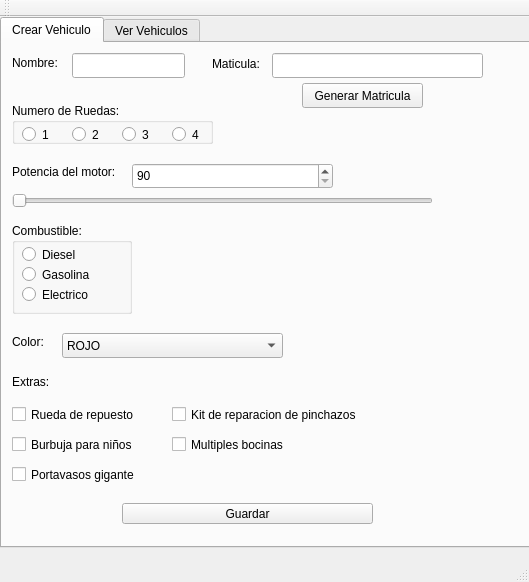
<?xml version="1.0" encoding="UTF-8"?>
<ui version="4.0">
 <class>MainWindow</class>
 <widget class="QMainWindow" name="MainWindow">
  <property name="geometry">
   <rect>
    <x>0</x>
    <y>0</y>
    <width>529</width>
    <height>582</height>
   </rect>
  </property>
  <property name="windowTitle">
   <string>CREA TU COCHE</string>
  </property>
  <widget class="QWidget" name="centralWidget">
   <widget class="QTabWidget" name="tabWidget">
    <property name="geometry">
     <rect>
      <x>0</x>
      <y>0</y>
      <width>531</width>
      <height>531</height>
     </rect>
    </property>
    <property name="currentIndex">
     <number>0</number>
    </property>
    <widget class="QWidget" name="Crear">
     <attribute name="title">
      <string>Crear Vehiculo</string>
     </attribute>
     <widget class="QGroupBox" name="groupBox">
      <property name="geometry">
       <rect>
        <x>10</x>
        <y>60</y>
        <width>201</width>
        <height>41</height>
       </rect>
      </property>
      <property name="title">
       <string>Numero de Ruedas:</string>
      </property>
      <widget class="QRadioButton" name="radioButton_4">
       <property name="geometry">
        <rect>
         <x>10</x>
         <y>20</y>
         <width>98</width>
         <height>23</height>
        </rect>
       </property>
       <property name="text">
        <string>1</string>
       </property>
      </widget>
      <widget class="QRadioButton" name="radioButton_5">
       <property name="geometry">
        <rect>
         <x>60</x>
         <y>20</y>
         <width>98</width>
         <height>23</height>
        </rect>
       </property>
       <property name="text">
        <string>2</string>
       </property>
      </widget>
      <widget class="QRadioButton" name="radioButton_6">
       <property name="geometry">
        <rect>
         <x>110</x>
         <y>20</y>
         <width>98</width>
         <height>23</height>
        </rect>
       </property>
       <property name="text">
        <string>3</string>
       </property>
      </widget>
      <widget class="QRadioButton" name="radioButton_7">
       <property name="geometry">
        <rect>
         <x>160</x>
         <y>20</y>
         <width>98</width>
         <height>23</height>
        </rect>
       </property>
       <property name="text">
        <string>4</string>
       </property>
      </widget>
     </widget>
     <widget class="QLabel" name="label_3">
      <property name="geometry">
       <rect>
        <x>210</x>
        <y>10</y>
        <width>61</width>
        <height>21</height>
       </rect>
      </property>
      <property name="text">
       <string>Maticula:</string>
      </property>
     </widget>
     <widget class="QPushButton" name="pushGenerar">
      <property name="geometry">
       <rect>
        <x>300</x>
        <y>40</y>
        <width>121</width>
        <height>25</height>
       </rect>
      </property>
      <property name="text">
       <string>Generar Matricula</string>
      </property>
     </widget>
     <widget class="QCheckBox" name="checkBox_9">
      <property name="geometry">
       <rect>
        <x>10</x>
        <y>420</y>
        <width>141</width>
        <height>23</height>
       </rect>
      </property>
      <property name="text">
       <string>Portavasos gigante</string>
      </property>
     </widget>
     <widget class="QPushButton" name="pushGuardar">
      <property name="geometry">
       <rect>
        <x>120</x>
        <y>460</y>
        <width>251</width>
        <height>21</height>
       </rect>
      </property>
      <property name="text">
       <string>Guardar</string>
      </property>
     </widget>
     <widget class="QLabel" name="label">
      <property name="geometry">
       <rect>
        <x>10</x>
        <y>10</y>
        <width>91</width>
        <height>20</height>
       </rect>
      </property>
      <property name="text">
       <string>Nombre:</string>
      </property>
     </widget>
     <widget class="QCheckBox" name="checkBox_7">
      <property name="geometry">
       <rect>
        <x>10</x>
        <y>390</y>
        <width>141</width>
        <height>23</height>
       </rect>
      </property>
      <property name="text">
       <string>Burbuja para niños</string>
      </property>
     </widget>
     <widget class="QCheckBox" name="checkBox_6">
      <property name="geometry">
       <rect>
        <x>170</x>
        <y>360</y>
        <width>211</width>
        <height>23</height>
       </rect>
      </property>
      <property name="text">
       <string>Kit de reparacion de pinchazos</string>
      </property>
     </widget>
     <widget class="QLineEdit" name="nom_Et">
      <property name="geometry">
       <rect>
        <x>70</x>
        <y>10</y>
        <width>113</width>
        <height>25</height>
       </rect>
      </property>
     </widget>
     <widget class="QSpinBox" name="spinBox">
      <property name="geometry">
       <rect>
        <x>130</x>
        <y>120</y>
        <width>201</width>
        <height>26</height>
       </rect>
      </property>
      <property name="minimum">
       <number>90</number>
      </property>
      <property name="maximum">
       <number>300</number>
      </property>
     </widget>
     <widget class="QGroupBox" name="groupBox_2">
      <property name="geometry">
       <rect>
        <x>10</x>
        <y>180</y>
        <width>120</width>
        <height>91</height>
       </rect>
      </property>
      <property name="title">
       <string>Combustible:</string>
      </property>
      <property name="flat">
       <bool>false</bool>
      </property>
      <widget class="QRadioButton" name="radioButton">
       <property name="geometry">
        <rect>
         <x>10</x>
         <y>20</y>
         <width>98</width>
         <height>23</height>
        </rect>
       </property>
       <property name="text">
        <string>Diesel</string>
       </property>
      </widget>
      <widget class="QRadioButton" name="radioButton_2">
       <property name="geometry">
        <rect>
         <x>10</x>
         <y>40</y>
         <width>98</width>
         <height>23</height>
        </rect>
       </property>
       <property name="text">
        <string>Gasolina</string>
       </property>
      </widget>
      <widget class="QRadioButton" name="radioButton_3">
       <property name="geometry">
        <rect>
         <x>10</x>
         <y>60</y>
         <width>98</width>
         <height>23</height>
        </rect>
       </property>
       <property name="text">
        <string>Electrico</string>
       </property>
      </widget>
     </widget>
     <widget class="QSlider" name="horizontalSlider">
      <property name="geometry">
       <rect>
        <x>10</x>
        <y>150</y>
        <width>421</width>
        <height>16</height>
       </rect>
      </property>
      <property name="minimum">
       <number>90</number>
      </property>
      <property name="maximum">
       <number>300</number>
      </property>
      <property name="orientation">
       <enum>Qt::Horizontal</enum>
      </property>
     </widget>
     <widget class="QCheckBox" name="checkBox_8">
      <property name="geometry">
       <rect>
        <x>170</x>
        <y>390</y>
        <width>141</width>
        <height>23</height>
       </rect>
      </property>
      <property name="text">
       <string>Multiples bocinas</string>
      </property>
     </widget>
     <widget class="QLabel" name="label_6">
      <property name="geometry">
       <rect>
        <x>10</x>
        <y>290</y>
        <width>55</width>
        <height>17</height>
       </rect>
      </property>
      <property name="text">
       <string>Color:</string>
      </property>
     </widget>
     <widget class="QLabel" name="label_4">
      <property name="geometry">
       <rect>
        <x>10</x>
        <y>120</y>
        <width>131</width>
        <height>17</height>
       </rect>
      </property>
      <property name="text">
       <string>Potencia del motor:</string>
      </property>
     </widget>
     <widget class="QCheckBox" name="checkBox_5">
      <property name="geometry">
       <rect>
        <x>10</x>
        <y>360</y>
        <width>141</width>
        <height>23</height>
       </rect>
      </property>
      <property name="text">
       <string>Rueda de repuesto</string>
      </property>
     </widget>
     <widget class="QComboBox" name="comboBox">
      <property name="geometry">
       <rect>
        <x>60</x>
        <y>290</y>
        <width>221</width>
        <height>25</height>
       </rect>
      </property>
      <item>
       <property name="text">
        <string>ROJO</string>
       </property>
      </item>
      <item>
       <property name="text">
        <string>AZUL</string>
       </property>
      </item>
      <item>
       <property name="text">
        <string>AMARILLO</string>
       </property>
      </item>
      <item>
       <property name="text">
        <string>VERDE</string>
       </property>
      </item>
     </widget>
     <widget class="QLabel" name="label_7">
      <property name="geometry">
       <rect>
        <x>10</x>
        <y>330</y>
        <width>55</width>
        <height>17</height>
       </rect>
      </property>
      <property name="text">
       <string>Extras:</string>
      </property>
     </widget>
     <widget class="QLineEdit" name="mat_Et">
      <property name="geometry">
       <rect>
        <x>270</x>
        <y>10</y>
        <width>211</width>
        <height>25</height>
       </rect>
      </property>
      <property name="clearButtonEnabled">
       <bool>false</bool>
      </property>
     </widget>
    </widget>
    <widget class="QWidget" name="MostrarVehiculos">
     <attribute name="title">
      <string>Ver Vehiculos</string>
     </attribute>
     <widget class="QLabel" name="label_31">
      <property name="geometry">
       <rect>
        <x>40</x>
        <y>30</y>
        <width>55</width>
        <height>17</height>
       </rect>
      </property>
      <property name="text">
       <string>Nombre:</string>
      </property>
     </widget>
     <widget class="QLabel" name="label_32">
      <property name="geometry">
       <rect>
        <x>40</x>
        <y>60</y>
        <width>55</width>
        <height>17</height>
       </rect>
      </property>
      <property name="text">
       <string>Matricula:</string>
      </property>
     </widget>
     <widget class="QLabel" name="label_33">
      <property name="geometry">
       <rect>
        <x>40</x>
        <y>90</y>
        <width>121</width>
        <height>17</height>
       </rect>
      </property>
      <property name="text">
       <string>Numero de Ruedas:</string>
      </property>
     </widget>
     <widget class="QLabel" name="label_37">
      <property name="geometry">
       <rect>
        <x>40</x>
        <y>240</y>
        <width>111</width>
        <height>17</height>
       </rect>
      </property>
      <property name="text">
       <string>kit de reparacion</string>
      </property>
     </widget>
     <widget class="QLabel" name="label_34">
      <property name="geometry">
       <rect>
        <x>40</x>
        <y>150</y>
        <width>91</width>
        <height>17</height>
       </rect>
      </property>
      <property name="text">
       <string>Combustible:</string>
      </property>
     </widget>
     <widget class="QLabel" name="label_36">
      <property name="geometry">
       <rect>
        <x>40</x>
        <y>210</y>
        <width>121</width>
        <height>17</height>
       </rect>
      </property>
      <property name="text">
       <string>Rueda de Repuesto</string>
      </property>
     </widget>
     <widget class="QLabel" name="label_35">
      <property name="geometry">
       <rect>
        <x>40</x>
        <y>180</y>
        <width>55</width>
        <height>17</height>
       </rect>
      </property>
      <property name="text">
       <string>Color:</string>
      </property>
     </widget>
     <widget class="QLabel" name="label_39">
      <property name="geometry">
       <rect>
        <x>40</x>
        <y>300</y>
        <width>81</width>
        <height>17</height>
       </rect>
      </property>
      <property name="text">
       <string>Mas bocinas:</string>
      </property>
     </widget>
     <widget class="QLabel" name="label_38">
      <property name="geometry">
       <rect>
        <x>40</x>
        <y>270</y>
        <width>55</width>
        <height>17</height>
       </rect>
      </property>
      <property name="text">
       <string>Burbuja:</string>
      </property>
     </widget>
     <widget class="QLabel" name="label_40">
      <property name="geometry">
       <rect>
        <x>40</x>
        <y>330</y>
        <width>81</width>
        <height>17</height>
       </rect>
      </property>
      <property name="text">
       <string>Portavasos:</string>
      </property>
     </widget>
     <widget class="QLabel" name="label_45">
      <property name="geometry">
       <rect>
        <x>270</x>
        <y>150</y>
        <width>161</width>
        <height>21</height>
       </rect>
      </property>
      <property name="text">
       <string/>
      </property>
     </widget>
     <widget class="QLineEdit" name="lineEdit">
      <property name="geometry">
       <rect>
        <x>290</x>
        <y>30</y>
        <width>113</width>
        <height>25</height>
       </rect>
      </property>
     </widget>
     <widget class="QLineEdit" name="lineEdit_2">
      <property name="geometry">
       <rect>
        <x>290</x>
        <y>90</y>
        <width>113</width>
        <height>25</height>
       </rect>
      </property>
     </widget>
     <widget class="QLineEdit" name="lineEdit_3">
      <property name="geometry">
       <rect>
        <x>290</x>
        <y>150</y>
        <width>113</width>
        <height>25</height>
       </rect>
      </property>
     </widget>
     <widget class="QLineEdit" name="lineEdit_Color">
      <property name="geometry">
       <rect>
        <x>290</x>
        <y>180</y>
        <width>113</width>
        <height>25</height>
       </rect>
      </property>
     </widget>
     <widget class="QLineEdit" name="lineEdit_1">
      <property name="geometry">
       <rect>
        <x>290</x>
        <y>60</y>
        <width>113</width>
        <height>25</height>
       </rect>
      </property>
     </widget>
     <widget class="QLabel" name="label_2">
      <property name="geometry">
       <rect>
        <x>40</x>
        <y>120</y>
        <width>55</width>
        <height>17</height>
       </rect>
      </property>
      <property name="text">
       <string>Potencia</string>
      </property>
     </widget>
     <widget class="QLineEdit" name="lineEdit_Pot">
      <property name="geometry">
       <rect>
        <x>290</x>
        <y>120</y>
        <width>113</width>
        <height>25</height>
       </rect>
      </property>
     </widget>
     <widget class="QCheckBox" name="checkBox_Rep">
      <property name="geometry">
       <rect>
        <x>330</x>
        <y>210</y>
        <width>111</width>
        <height>21</height>
       </rect>
      </property>
      <property name="text">
       <string/>
      </property>
     </widget>
     <widget class="QCheckBox" name="checkBox_Kit">
      <property name="geometry">
       <rect>
        <x>330</x>
        <y>240</y>
        <width>111</width>
        <height>21</height>
       </rect>
      </property>
      <property name="text">
       <string/>
      </property>
     </widget>
     <widget class="QCheckBox" name="checkBox_Bu">
      <property name="geometry">
       <rect>
        <x>330</x>
        <y>270</y>
        <width>111</width>
        <height>21</height>
       </rect>
      </property>
      <property name="text">
       <string/>
      </property>
     </widget>
     <widget class="QCheckBox" name="checkBox_Boc">
      <property name="geometry">
       <rect>
        <x>330</x>
        <y>300</y>
        <width>111</width>
        <height>21</height>
       </rect>
      </property>
      <property name="text">
       <string/>
      </property>
     </widget>
     <widget class="QCheckBox" name="checkBox_Por">
      <property name="geometry">
       <rect>
        <x>330</x>
        <y>330</y>
        <width>111</width>
        <height>21</height>
       </rect>
      </property>
      <property name="text">
       <string/>
      </property>
     </widget>
     <widget class="QLabel" name="label_13">
      <property name="geometry">
       <rect>
        <x>40</x>
        <y>390</y>
        <width>101</width>
        <height>31</height>
       </rect>
      </property>
      <property name="font">
       <font>
        <pointsize>13</pointsize>
       </font>
      </property>
      <property name="text">
       <string>Tipo:</string>
      </property>
     </widget>
     <widget class="QLineEdit" name="lineEdit_Tipo">
      <property name="geometry">
       <rect>
        <x>100</x>
        <y>380</y>
        <width>251</width>
        <height>51</height>
       </rect>
      </property>
     </widget>
     <widget class="QPushButton" name="pushAnterior">
      <property name="geometry">
       <rect>
        <x>120</x>
        <y>460</y>
        <width>80</width>
        <height>25</height>
       </rect>
      </property>
      <property name="text">
       <string>Anterior</string>
      </property>
     </widget>
     <widget class="QPushButton" name="pushSig">
      <property name="geometry">
       <rect>
        <x>260</x>
        <y>460</y>
        <width>80</width>
        <height>25</height>
       </rect>
      </property>
      <property name="text">
       <string>Siguiente</string>
      </property>
     </widget>
     <widget class="QPushButton" name="pushFoto">
      <property name="geometry">
       <rect>
        <x>400</x>
        <y>370</y>
        <width>80</width>
        <height>71</height>
       </rect>
      </property>
      <property name="text">
       <string>Foto</string>
      </property>
     </widget>
    </widget>
   </widget>
  </widget>
  <widget class="QMenuBar" name="menuBar">
   <property name="geometry">
    <rect>
     <x>0</x>
     <y>0</y>
     <width>529</width>
     <height>22</height>
    </rect>
   </property>
  </widget>
  <widget class="QToolBar" name="mainToolBar">
   <attribute name="toolBarArea">
    <enum>TopToolBarArea</enum>
   </attribute>
   <attribute name="toolBarBreak">
    <bool>false</bool>
   </attribute>
  </widget>
  <widget class="QStatusBar" name="statusBar"/>
 </widget>
 <layoutdefault spacing="6" margin="11"/>
 <resources/>
 <connections/>
</ui>
